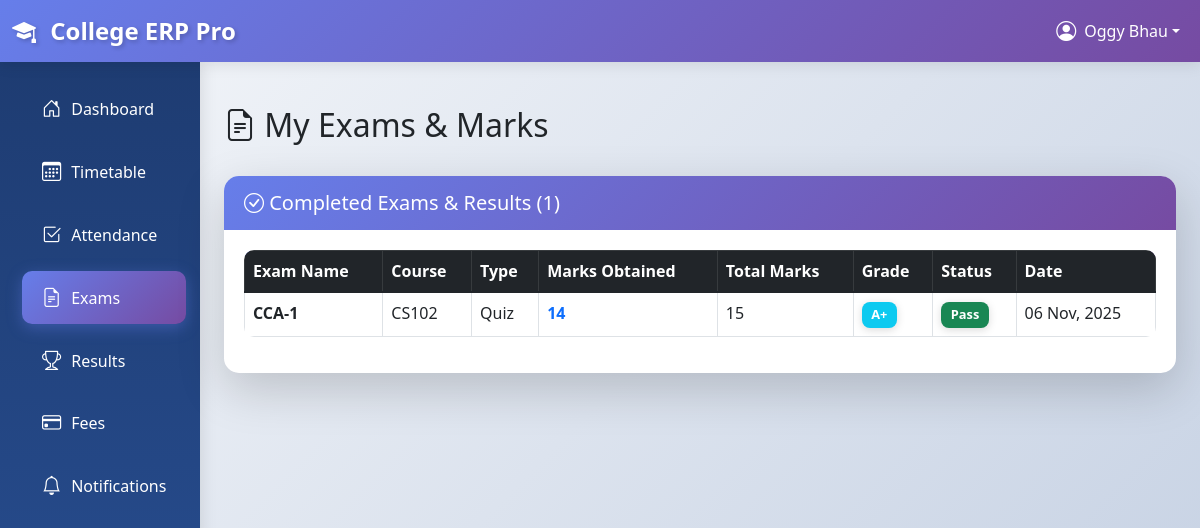
Page /students/exams/ (signed in) on the committed database.
### accounts/models.py (models this page shows, shortened)
class User(AbstractUser):
    USER_TYPE_CHOICES = (
        ('student', 'Student'),
        ('teacher', 'Teacher'),
        ('admin', 'Administrator'),
    )
    user_type = models.CharField(max_length=10, choices=USER_TYPE_CHOICES)
    phone_regex = RegexValidator(
        regex=r'^\+?1?\d{9,15}$',
        message="Phone number must be entered in the format: '+999999999'. Up to 15 digits allowed."
    )
    phone_number = models.CharField(validators=[phone_regex], max_length=17, blank=True)
    address = models.TextField(blank=True)
    date_of_birth = models.DateField(null=True, blank=True)
    profile_picture = models.ImageField(upload_to='profile_pics/', null=True, blank=True)
    created_at = models.DateTimeField(auto_now_add=True)
    updated_at = models.DateTimeField(auto_now=True)
    @property
    def is_student(self):
        return self.user_type == 'student'
    @property
    def is_admin(self):
        return self.user_type == 'admin'

### academics/models.py (models this page shows, shortened)
class Exam(models.Model):
    EXAM_TYPE_CHOICES = [
        ('midterm', 'Mid-term Exam'),
        ('final', 'Final Exam'),
        ('quiz', 'Quiz'),
        ('assignment', 'Assignment'),
        ('project', 'Project'),
    ]
    name = models.CharField(max_length=100)
    exam_type = models.CharField(max_length=20, choices=EXAM_TYPE_CHOICES)
    subject = models.ForeignKey(Subject, on_delete=models.CASCADE)
    date = models.DateTimeField()
    duration = models.DurationField()  # Duration of exam
    total_marks = models.IntegerField(validators=[MinValueValidator(1)])
    pass_marks = models.IntegerField(validators=[MinValueValidator(1)])
    instructions = models.TextField(blank=True)
    created_by = models.ForeignKey(
        settings.AUTH_USER_MODEL,
        on_delete=models.SET_NULL,
        null=True,
        related_name='created_exams'
    )
    created_at = models.DateTimeField(auto_now_add=True)

class Subject(models.Model):
    SUBJECT_TYPE_CHOICES = [
        ('TH', 'Theory'),
        ('PR', 'Practical'),
        ('TU', 'Tutorial'),
    ]
    course = models.ForeignKey(Course, on_delete=models.CASCADE)
    class_assigned = models.ForeignKey(Class, on_delete=models.CASCADE)
    teacher = models.ForeignKey(
        settings.AUTH_USER_MODEL,
        on_delete=models.SET_NULL,
        null=True,
        blank=True,
        related_name='taught_subjects'
    )
    subject_type = models.CharField(max_length=2, choices=SUBJECT_TYPE_CHOICES, default='TH')
    class Meta:
        unique_together = ['course', 'class_assigned']

class Course(models.Model):
    SEMESTER_CHOICES = [
        (1, '1st Semester'),
        (2, '2nd Semester'),
        (3, '3rd Semester'),
        (4, '4th Semester'),
        (5, '5th Semester'),
        (6, '6th Semester'),
        (7, '7th Semester'),
        (8, '8th Semester'),
    ]
    name = models.CharField(max_length=100)
    code = models.CharField(max_length=20, unique=True)
    department = models.ForeignKey(Department, on_delete=models.CASCADE)
    semester = models.IntegerField(choices=SEMESTER_CHOICES)
    credits = models.IntegerField(validators=[MinValueValidator(1), MaxValueValidator(6)])
    description = models.TextField(blank=True)
    syllabus = models.FileField(upload_to='syllabi/', null=True, blank=True)
    created_at = models.DateTimeField(auto_now_add=True)

class Result(models.Model):
    student = models.ForeignKey(
        settings.AUTH_USER_MODEL,
        on_delete=models.CASCADE,
        related_name='exam_results'
    )
    exam = models.ForeignKey(Exam, on_delete=models.CASCADE)
    marks_obtained = models.IntegerField(
        validators=[MinValueValidator(0)],
        null=True,
        blank=True
    )
    grade = models.CharField(max_length=2, blank=True)
    remarks = models.TextField(blank=True)
    is_published = models.BooleanField(default=False)
    created_at = models.DateTimeField(auto_now_add=True)
    updated_at = models.DateTimeField(auto_now=True)
    class Meta:
        unique_together = ['student', 'exam']

### students/views.py (the view)
# urls.py: path('exams/', views.exams, name='exams'),
@login_required
def exams(request):
    if not request.user.is_student:
        messages.error(request, "Access denied.")
        return redirect('accounts:login')
    student = request.user.student_profile
    upcoming_exams = Exam.objects.filter(
        subject__class_assigned=student.student_class,
        date__gte=timezone.now()
    ).select_related('subject__course', 'subject__teacher').order_by('date')
    past_exams = Exam.objects.filter(
        subject__class_assigned=student.student_class,
        date__lt=timezone.now()
    ).select_related('subject__course', 'subject__teacher').order_by('-date')
    from academics.models import Result
    results_map = {}
    student_results = Result.objects.filter(
        student=request.user,
        exam__in=past_exams
    ).select_related('exam')
    for result in student_results:
        results_map[result.exam.id] = result
    past_exams_with_results = []
    for exam in past_exams:
        result = results_map.get(exam.id)
        past_exams_with_results.append({
            'exam': exam,
            'result': result,
        })
    context = {
        'student': student,
        'upcoming_exams': upcoming_exams,
        'past_exams_with_results': past_exams_with_results,
    }
    return render(request, 'students/exams.html', context)

### college_erp/context_processors.py (called while the page is built)
def global_context(request):
    context = {
        'all_departments': Department.objects.all().order_by('name'),
    }
    return context

### templates/students/exams.html (shortened to what this page needs)
{% extends 'base.html' %}
{% block content %}
<div class="py-4">
    <div class="d-flex justify-content-between align-items-center mb-4">
        <h1 class="h2"><i class="bi bi-file-earmark-text"></i> My Exams & Marks</h1>
    </div>
    {% if past_exams_with_results %}
        <div class="card shadow-lg mb-4">
            <div class="card-header bg-success text-white">
                <h5 class="mb-0"><i class="bi bi-check-circle"></i> Completed Exams & Results ({{ past_exams_with_results|length }})</h5>
            </div>
            <div class="card-body">
                <div class="table-responsive">
                    <table class="table table-hover table-bordered">
                        <thead class="table-dark">
                            <tr>
                                <th>Exam Name</th>
                                <th>Course</th>
                                <th>Type</th>
                                <th>Marks Obtained</th>
                                <th>Total Marks</th>
                                <th>Grade</th>
                                <th>Status</th>
                                <th>Date</th>
                            </tr>
                        </thead>
                        <tbody>
                            {% for item in past_exams_with_results %}
                                <tr>
                                    <td class="fw-bold">{{ item.exam.name }}</td>
                                    <td>{{ item.exam.subject.course.code }}</td>
                                    <td>{{ item.exam.get_exam_type_display }}</td>
                                    <td>
                                        {% if item.result and item.result.marks_obtained is not None %}
                                            <strong class="text-primary">{{ item.result.marks_obtained }}</strong>
                                        {% else %}
                                            <span class="text-muted">--</span>
                                        {% endif %}
                                    </td>
                                    <td>{{ item.exam.total_marks }}</td>
                                    <td>
                                        {% if item.result and item.result.grade %}
                                            <span class="badge bg-info">{{ item.result.grade }}</span>
                                        {% else %}
                                            <span class="badge bg-secondary">N/A</span>
                                        {% endif %}
                                    </td>
                                    <td>
                                        {% if item.result and item.result.marks_obtained is not None %}
                                            {% if item.result.marks_obtained >= item.exam.pass_marks %}
                                                <span class="badge bg-success">Pass</span>
                                            {% else %}
                                                <span class="badge bg-danger">Fail</span>
                                            {% endif %}
                                        {% else %}
                                            <span class="badge bg-warning">Pending</span>
                                        {% endif %}
                                    </td>
                                    <td>{{ item.exam.date|date:"d M, Y" }}</td>
                                </tr>
                            {% endfor %}
                        </tbody>
                    </table>
                </div>
            </div>
        </div>
    {% endif %}
</div>
{% endblock %}

### templates/base.html (shortened to what this page needs)
<!DOCTYPE html>
<html lang="en">
<head>
    <link href="https://cdn.jsdelivr.net/npm/bootstrap@5.1.3/dist/css/bootstrap.min.css" rel="stylesheet">
    <link rel="stylesheet" href="https://cdn.jsdelivr.net/npm/bootstrap-icons@1.7.2/font/bootstrap-icons.css">
    {% load static %}
    <link rel="stylesheet" href="{% static 'css/custom-animations.css' %}">
</head>
<body>
    <nav class="navbar navbar-expand-lg navbar-dark bg-primary sticky-top">
        <div class="container-fluid">
            <a class="navbar-brand" href="{% url 'accounts:dashboard' %}">
                <i class="bi bi-mortarboard-fill"></i> College ERP Pro
            </a>
            {% if user.is_authenticated %}
                <div class="navbar-nav ms-auto">
                    <div class="nav-item dropdown">
                        <a class="nav-link dropdown-toggle text-white d-flex align-items-center"
                           href="#"
                           id="navbarDropdown"
                           role="button"
                           data-bs-toggle="dropdown"
                           aria-expanded="false">
                            <i class="bi bi-person-circle fs-5 me-2"></i>
                            <span class="d-none d-md-inline">{{ user.get_full_name|default:user.username }}</span>
                        </a>
                    </div>
                </div>
            {% endif %}
        </div>
    </nav>
    <div class="container-fluid">
        <div class="row">
            {% if user.is_authenticated %}
                <nav id="sidebarMenu" class="col-md-3 col-lg-2 d-md-block sidebar collapse">
                    <div class="position-sticky pt-3">
                        <ul class="nav flex-column">
                            <li class="nav-item">
                                <a class="nav-link" href="{% url 'accounts:dashboard' %}">
                                    <i class="bi bi-house-door"></i> Dashboard
                                </a>
                            </li>
                            {% if user.is_student %}
                                <li class="nav-item">
                                    <a class="nav-link" href="{% url 'students:timetable' %}">
                                        <i class="bi bi-calendar3"></i> Timetable
                                    </a>
                                </li>
                                <li class="nav-item">
                                    <a class="nav-link" href="{% url 'students:attendance' %}">
                                        <i class="bi bi-check2-square"></i> Attendance
                                    </a>
                                </li>
                                <li class="nav-item">
                                    <a class="nav-link" href="{% url 'students:exams' %}">
                                        <i class="bi bi-file-earmark-text"></i> Exams
                                    </a>
                                </li>
                                <li class="nav-item">
                                    <a class="nav-link" href="{% url 'students:results' %}">
                                        <i class="bi bi-trophy"></i> Results
                                    </a>
                                </li>
                                <li class="nav-item">
                                    <a class="nav-link" href="{% url 'students:fees' %}">
                                        <i class="bi bi-credit-card"></i> Fees
                                    </a>
                                </li>
                                <li class="nav-item">
                                    <a class="nav-link" href="{% url 'students:notifications' %}">
                                        <i class="bi bi-bell"></i> Notifications
                                    </a>
                                </li>
                            {% endif %}
                        </ul>
                    </div>
                </nav>
            {% endif %}
            <main class="col-md-9 ms-sm-auto col-lg-10 px-md-4 main-content">
                {% block content %}
                {% endblock %}
            </main>
        </div>
    </div>
</body>
</html>

### static/css/custom-animations.css (style rules this page uses)
.animate-fadeInUp { animation: fadeInUp 0.6s ease-out; }

### templates/base.html (style rules this page uses)
:root { --primary-gradient: linear-gradient(135deg, #667eea 0%, #764ba2 100%); --sidebar-bg: linear-gradient(180deg, #1e3c72 0%, #2a5298 100%); --card-shadow: 0 4px 15px rgba(0, 0, 0, 0.1); --hover-shadow: 0 8px 25px rgba(0, 0, 0, 0.15); }
body { background: linear-gradient(135deg, #f5f7fa 0%, #c3cfe2 100%); min-height: 100vh; font-family: 'Segoe UI', Tahoma, Geneva, Verdana, sans-serif; }
.navbar { background: var(--primary-gradient) !important; box-shadow: 0 2px 15px rgba(0, 0, 0, 0.1); animation: slideDown 0.5s ease-out; }
.navbar-brand { font-weight: 700; font-size: 1.5rem; transition: all 0.3s ease; text-shadow: 2px 2px 4px rgba(0, 0, 0, 0.2); }
.navbar-brand i { margin-right: 8px; animation: pulse 2s ease-in-out infinite; }
.sidebar { min-height: 100vh; background: var(--sidebar-bg); box-shadow: 2px 0 15px rgba(0, 0, 0, 0.1); position: fixed; animation: slideInLeft 0.5s ease-out; }
.sidebar .nav-link { color: #ffffff; padding: 12px 20px; margin: 5px 10px; border-radius: 10px; transition: all 0.3s ease; display: flex; align-items: center; }
.sidebar .nav-link i { margin-right: 10px; font-size: 1.2rem; transition: transform 0.3s ease; }
.sidebar .nav-link.active { background: linear-gradient(135deg, #667eea 0%, #764ba2 100%); box-shadow: 0 4px 15px rgba(102, 126, 234, 0.4); }
.main-content { margin-left: 0; padding: 20px; animation: fadeIn 0.8s ease; }
@media (min-width: 768px) { .main-content { margin-left: 250px; } }
.card { border: none; border-radius: 15px; box-shadow: var(--card-shadow); transition: all 0.3s ease; overflow: hidden; animation: fadeIn 0.6s ease; }
.card-header { font-weight: 600; background: var(--primary-gradient); color: white; border: none; padding: 15px 20px; }
.card-body { padding: 20px; }
.badge { padding: 8px 15px; border-radius: 8px; font-weight: 600; box-shadow: 0 2px 8px rgba(0, 0, 0, 0.15); }
.table { border-radius: 10px; overflow: hidden; }
.table thead { background: var(--primary-gradient); color: white; }
.table tbody tr { transition: all 0.3s ease; }

### templates/students/exams.html (style rules this page uses)
.card { transition: transform 0.2s, box-shadow 0.2s; }
.badge { font-size: 0.8rem; padding: 0.4rem 0.6rem; }

### rows in the picture
User: get_full_name "Oggy Bhau"
Exam: exam.name "CCA-1", exam.subject.course.code "CS102", exam.exam_type "Quiz", result.marks_obtained "14", exam.total_marks "15", result.grade "A+", pass_marks "Pass", exam "06 Nov, 2025"

### other values in the picture
{{ past_exams_with_results|length }} "1"
